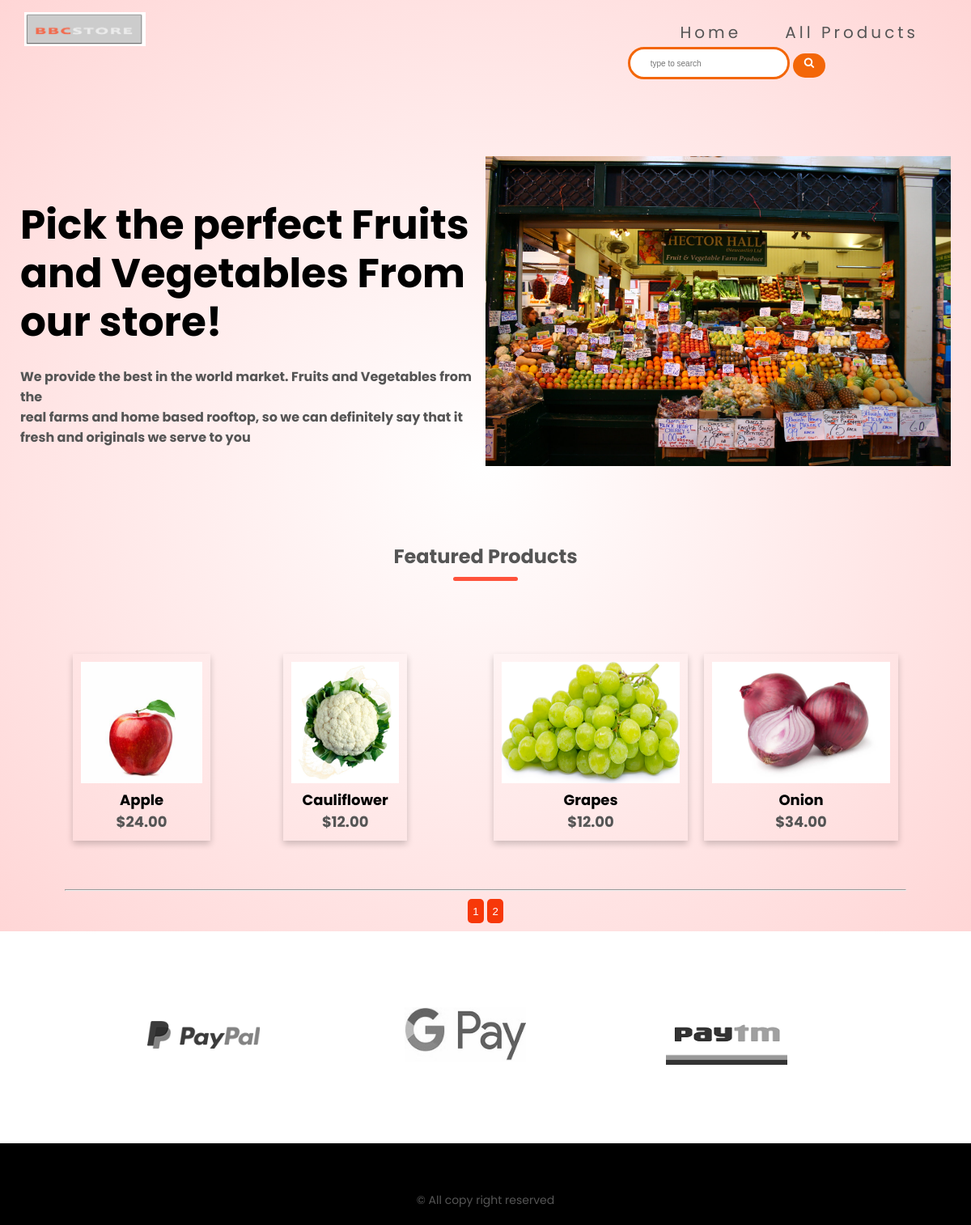
The page /ecommerce_app/ on the database its author committed.
### ecommerce_app/models.py (models this page shows, shortened)
class Product(models.Model):
    name = models.CharField(max_length=230, unique=True)
    price = models.DecimalField(max_digits=6, decimal_places=2)
    slug = models.SlugField(max_length=230, unique=True)
    descriptions = models.TextField(blank=True)
    image = models.ImageField(upload_to='product', blank=True)
    created = models.DateTimeField(auto_now_add=True)
    updated = models.DateTimeField(auto_now=True)
    stock = models.IntegerField()
    available = models.BooleanField(default=True)
    category = models.ForeignKey(Category, on_delete=models.CASCADE)
    class Meta:
        ordering = ('name',)
        verbose_name = 'product'
        verbose_name_plural = 'products'
    def get_urls(self):
        return reverse('ecommerce_app:prodCat', args=[self.category.slug, self.slug])

### ecommerce_app/views.py (the view)
# urls.py: path('', views.allProdCat, name='allProdCat'),
def allProdCat(request, c_slug=None):
    c_page = None
    products_list = None
    if c_slug != None:
        c_page = get_object_or_404(Category, slug=c_slug)
        products_list = Product.objects.all().filter(category=c_page, available=True)
    else:
        products_list = Product.objects.all().filter(available=True)
    paginator = Paginator(products_list, 4)
    try:
        page = int(request.GET.get('page', '1'))
    except:
        page = 1
    try:
        products = paginator.page(page)
    except (EmptyPage, InvalidPage):
        products = paginator.page(paginator.num_pages)
    return render(request, "category.html", {'category': c_page, 'products': products})

### cart/context_processor.py (called while the page is built)
def counter(request):
    item_count = 0
    if 'admin' in request.path:
        return {}
    else:
        try:
            cart = Cart.objects.filter(cart_id=_cart_id(request))
            cat_items = CartItems.objects.all().filter(cart=cart[:1])
            for cat_item in cat_items:
                item_count += cat_item.quantity
        except Cart.DoesNotExist:
            item_count = 0
    return dict(item_count=item_count)

### cart/views.py (called while the page is built)
def _cart_id(request):
    cart = request.session.session_key
    if not cart:
        cart = request.session.create()
    return cart

### ecommerce_app/context_processor.py (called while the page is built)
def menu_link(request):
    links = Category.objects.all()
    return dict(links=links)

### ecommerce_app/models.py (called while the page is built)
    def get_urls(self):
        return reverse('ecommerce_app:products_by_cat', args=[self.slug])

### templates/category.html (shortened to what this page needs)
{% extends 'base.html' %}
{% load static %}
{% block content %}
<div class="container1">
    <div >
{% if category %}
<div class="catimg">
    <img src="{{category.image.url}}" alt="{{category.name}}" >
</div>
<br>
<div class="Catergory">
    <h1>{{category.name}}</h1>
    <p>{{category.descriptions}}</p>
</div>
</div>
    {% else %}
<div class="row">
    <div class="col-2">
        <h1>Pick the perfect Fruits and Vegetables  From <br>our store! </h1>
        <p>We provide the best in the world market. Fruits and Vegetables from the <br> real farms and home based rooftop, so we can definitely say that it fresh and originals we serve to you</p>
        </div>
<div class="col-2">
    <img src="{% static 'img/banner.png' %}" alt="Products" >
</div>
</div>
   <br>
   {% endif %}
<div >
    <div class="small-container">
        <h2 class="title">Featured Products</h2>
        <div class="row">
            {% for prods in products.object_list %}
                <div class="col-4">
                      <div class="card">
                        <a href="{{prods.get_urls}}"><img src="{{prods.image.url}}" alt="{{prods.name}}" width="150px" height="150px"></a>
                        <div class="card-body">
                        <h4>{{prods.name}}</h4>
                        <p>${{prods.price}}</p>
                         </div>
                        </div>
                </div>
                {% endfor %}
            </div>
         <div style="margin:auto">
             {% if products.paginator.num_pages > 1 %}
             <hr>
             <div class="page_int">
              {% for pg in products.paginator.page_range %}
                 <a class="c_btn" href="?page={{pg}}"><button class="{% if products.number == pg %} active {% endif %}">{{pg}}</button></a>
                 {% endfor %}
            </div>
             {% endif %}
    </div>
        </div>
    </div>
</div>
</div>
{% endblock %}

### templates/base.html (shortened to what this page needs)
{% load static %}
<!DOCTYPE html>
<html lang="en">
<head>
    <link rel="stylesheet" href="{% static 'css/style.css' %}">
    <link rel="stylesheet" href="https://cdnjs.cloudflare.com/ajax/libs/font-awesome/4.7.0/css/font-awesome.min.css">
</head>
<body>
    <div>
    <div class="container">
        {% include 'navbar.html'%}
    {% block content %}
    {% endblock %}
</div>
</div>
<div class="payments">
    <div class="small-container">
        <div class="row">
            <div class="col-3">
                <img src="{% static 'img/logo-paypal.png' %}" alt="payapal">
            </div>
            <div class="col-3">
                <img src="{% static 'img/Gpay.png' %}" alt="Gpay">
            </div>
            <div class="col-3">
                <img src="{% static 'img/paytm.png' %}" alt="Gpay">
            </div>
        </div>
    </div>
</div>
<footer>
    {% include 'footer.html' %}
</footer>
</body>
</html>

### templates/navbar.html (shortened to what this page needs)
{% load static %}
<div class="Menuitem">
    <div class="logo">
        <a  href="{% url 'ecommerce_app:allProdCat' %}" ><img src="{% static 'img/Untitled-1.jpg' %}" alt="logo" width="150px" ></a>
    </div>
<nav id="Menuitem">
    <ul >
        <li><a href="{% url 'ecommerce_app:allProdCat' %}">Home</a></li>
        <li class="{% if 'ecommerce_app' in request.path %}active{% endif %}" id="all_p">All Products
        </li>
        <div class="main">
        <form  action="{% url 'Search_app:search_all' %}" method="get">
            <input  type="text" name="q" placeholder="type to search">
            <button class="ser_btn" type="submit"><i class="fa fa-search "></i></button>
        </form>
        </div>
    </ul>
</nav>
</div>

### templates/footer.html
<div class="footer">
    <p>&copy; All copy right reserved</p>
</div>

### static/css/style.css (style rules this page uses)
* { margin: 0; padding: 0; box-sizing: border-box; }
body { font-family: 'Poppins',sans-serif; justify-content: center; }
.container { background: radial-gradient(#fff,#ffd6d6); margin: auto; padding-left: 25px; padding-right: 25px; }
.Menuitem { display: flex; padding: 15px 5px; }
.logo { cursor: pointer; float: left; }
nav { flex:1; text-align: right; }
nav ul { display: inline-block; list-style-type: none; }
nav ul li { display: inline-block; margin-right: 20px; }
a { text-decoration: none; color: #555; }
p { color: #555; }
.Menuitem li { display: inline-block; padding: 0 15px; }
.Menuitem a { border: 1px rgb(241, 245, 243); padding: 0; }
.Menuitem ul li { color:#555; font-size: 20px; position: relative; text-align: center; margin-top: 10px; letter-spacing: .2em; }
.main { padding: 3px 170px 0px; }
input { border:3px solid rgb(243, 102, 8); border-radius: 50px; height: 40px; width: 200px; font-size: 10px; padding: 4px 25px 4px; outline: none; }
.fa { background-color:rgb(243, 102, 8); width: 40px; height:30px; padding: 5px 8px 0px; border-radius: 50px; border: none; }
.ser_btn { border:none; background:none; }
.container1 p { font-weight:bold; }
.row { display: flex; align-items: center; flex-wrap: wrap; justify-content: space-around; }
.col-2 { flex-basis: 50%; min-width: 300px; }
.col-2 img { max-width: 100%; padding: 50px 0; }
.col-2 h1 { font-size: 50px; line-height: 60px; margin: 25px 0; }
.row { margin-top: 30px; }
.small-container { max-width: 1090px; margin: auto; padding-left: 25px; padding-right: 25px; }
.col-4 { flex-basis: 25%; padding: 10px; min-width: 200px; margin-bottom: 50px; float: left; }
.col-4 img { width: 100%; }
.title { margin: auto; text-align:center; margin: 0 auto 80px; position:relative; line-height: 60px; color: #555 }
.title::after { content:''; background: #ff523b; width: 80px; height: 5px; border-radius: 5px; position: absolute; bottom: 0; left: 50%; transform: translateX(-50%) }
.card { box-shadow: 0 4px 8px 0 rgba(0, 0, 0, 0.2); max-width: 300px; transform: transform 0.5s; padding: 10px; text-align: center; margin: auto; float: left; }
.card-body { font-size: 18px; }
.page_int { text-align:center; padding: 10px; }
button { width:20px; height:30px; color: #fff; background-color: rgb(247, 56, 9); border-radius: 5px; border: none; }
.c_btn { width:200px; height:50px; color: #fff; background-color: rgb(247, 56, 9); border-radius: 5px; border: none; }
.payments { margin: 90px ; align-items: center; }
.col-3 { width: 200px; }
.col-3 img { width: 100%; padding-right: 50px; cursor: pointer; filter: grayscale(100%); }
.footer { background: #000; color: #8a8a8a; font-size: 14px; padding: 60px 0 20px; text-align: center; }

### rows shown on the page
Product: image (picture), name "Apple", price "24.00"
Product: image (picture), name "Cauliflower", price "12.00"
Product: image (picture), name "Grapes", price "12.00"
Product: image (picture), name "Onion", price "34.00"

### other values the page prints
{{ pg }} "1" "2"
